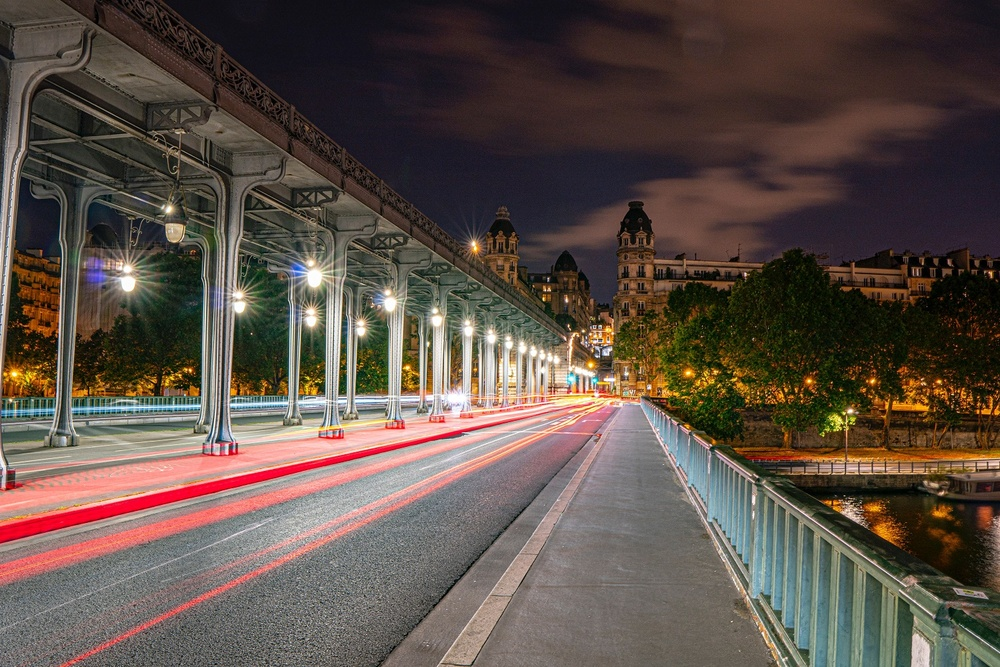
#> input picture Data/image.jpg, 1000 x 667 px, shrunk from 1500 x 1000 before the run
$ python PhotoShop_sepia.py
#> lines starting #> are read from the running program, lines starting #| are printed output that depends on the picture; after the words box and inside, x2 and y2 are one past the last pixel; in counts of white or black regions, pixels touching at a corner belong together
#> further down, img is the input picture: shape (667, 1000, 3); mean B, G, R 70.8, 79, 92.2
import cv2
import numpy as np
# https://github.com/spmallick/learnopencv/tree/master/
def sepia(img):
    res = img.copy()
    res = cv2.cvtColor(res, cv2.COLOR_BGR2RGB) # converting to RGB as sepia matrix is for RGB
    res = np.array(res, dtype=np.float64)
    res = cv2.transform(res, np.matrix([[0.393, 0.769, 0.189],
                                        [0.349, 0.686, 0.168],
                                        [0.272, 0.534, 0.131]]))
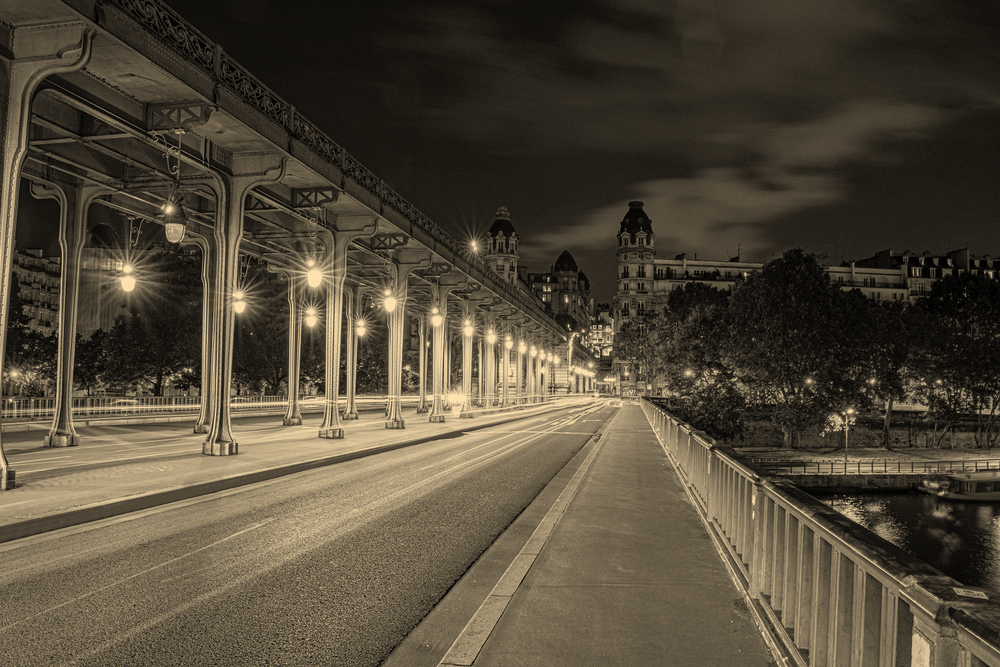
#> res: shape (667, 1000, 3) float64; mean R, G, B 110.3, 98.2, 76.5; drawn with min black and max white
    res[np.where(res > 255)] = 255 # clipping values greater than 255 to 255
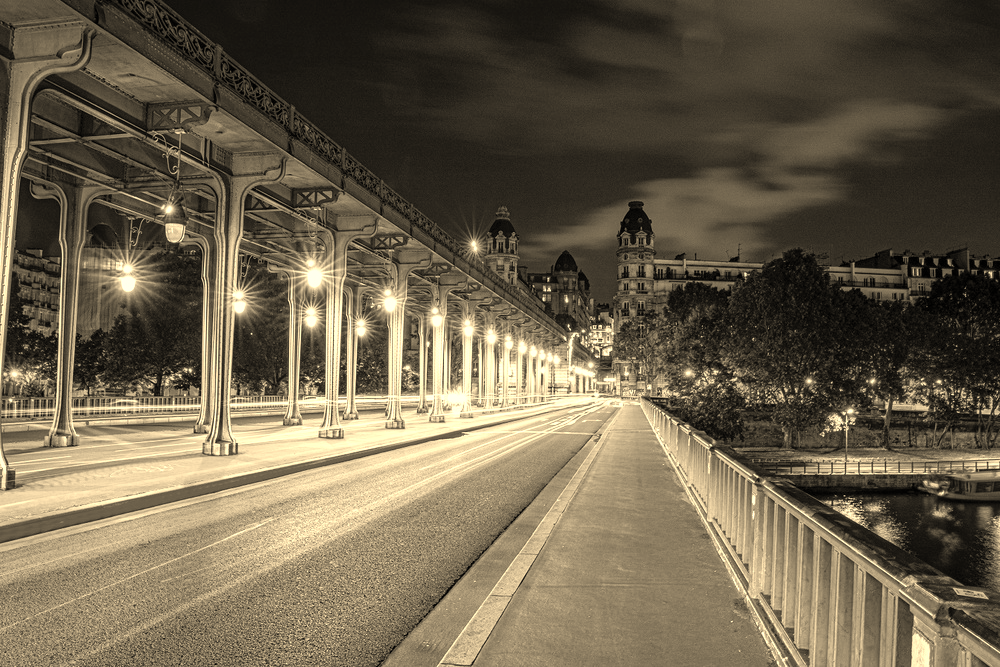
#> res: shape (667, 1000, 3) float64; mean R, G, B 108.9, 97.8, 76.5
    res = np.array(res, dtype=np.uint8)
    res = cv2.cvtColor(res, cv2.COLOR_RGB2BGR)
    cv2.imshow("original", img)
    cv2.imshow("Sepia", res)
    cv2.waitKey(0)
    cv2.destroyAllWindows()

if __name__ == "__main__":
    img = cv2.imread("../../Data/image.jpg")
    sepia(img)

$ run again, with Data/01.JPG copied over Data/image.jpg
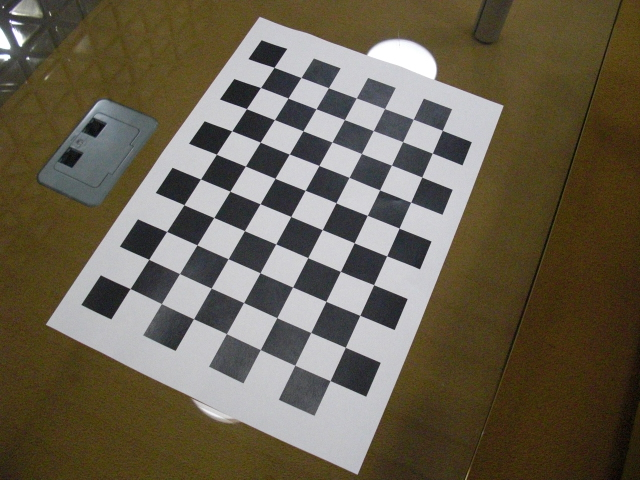
#> input picture Data/01.JPG, 640 x 480 px
#> img is the input picture: shape (480, 640, 3); mean B, G, R 79.4, 96.7, 105.1
#> in sepia, `res = cv2.transform(res, np.matrix([[0.393, 0.769, 0.189], [0.349, 0.6..`:
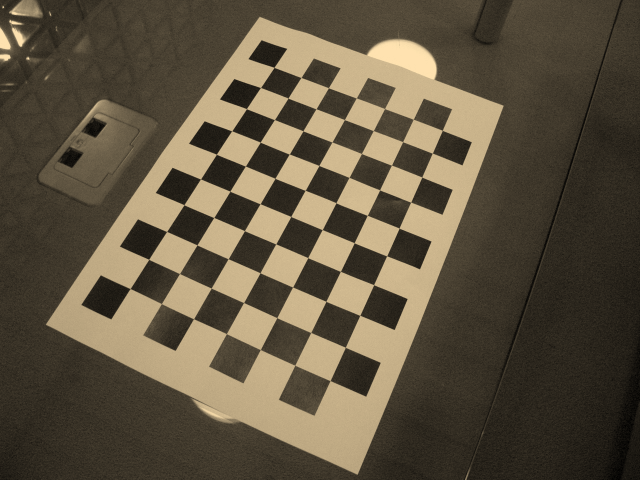
#> res: shape (480, 640, 3) float64; mean R, G, B 130.6, 116.3, 90.6; drawn with min black and max white
#> in sepia, `res[np.where(res > 255)] = 255`:
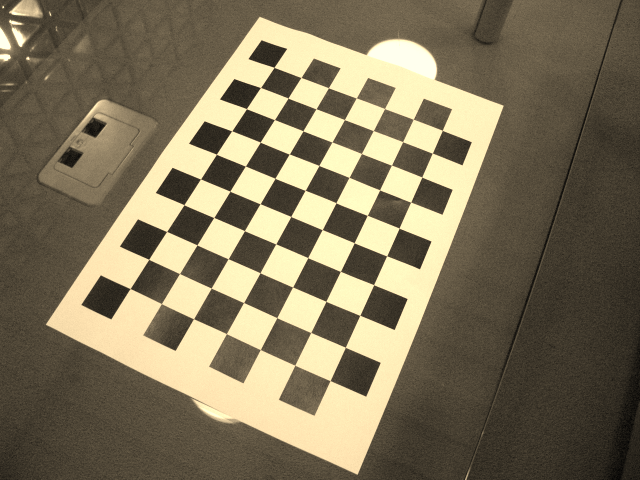
#> res: shape (480, 640, 3) float64; mean R, G, B 126.1, 116, 90.6

$ run again, with Data/GeneticDrawingExample.jpg copied over Data/image.jpg
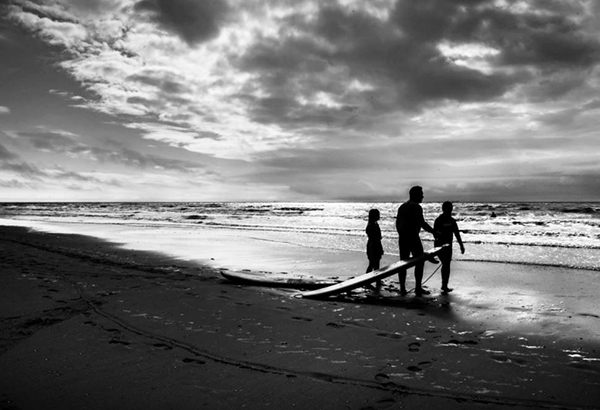
#> input picture Data/GeneticDrawingExample.jpg, 600 x 410 px
#> img is the input picture: shape (410, 600, 3); min 0, max 255, mean 116.6
#> in sepia, `res = cv2.transform(res, np.matrix([[0.393, 0.769, 0.189], [0.349, 0.6..`:
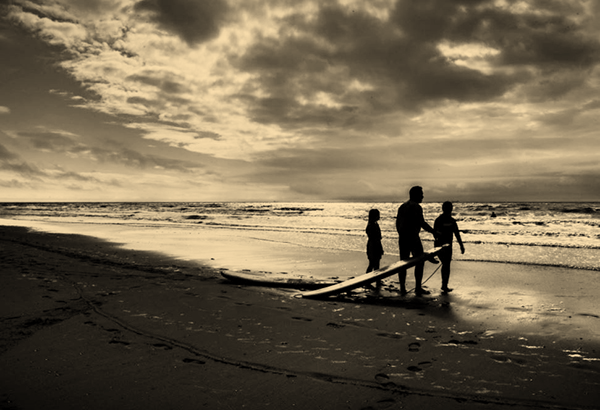
#> res: shape (410, 600, 3) float64; mean R, G, B 157.6, 140.3, 109.3; drawn with min black and max white
#> in sepia, `res[np.where(res > 255)] = 255`:
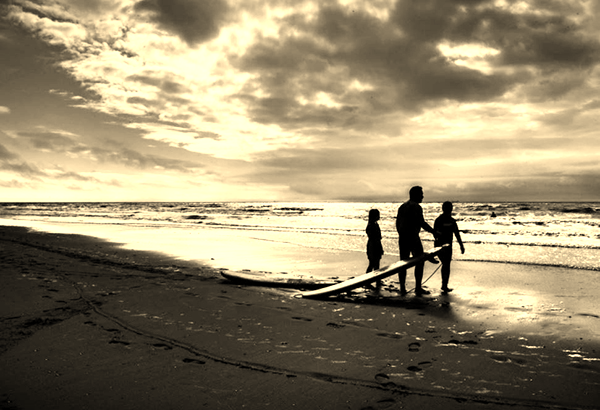
#> res: shape (410, 600, 3) float64; mean R, G, B 149.7, 138, 109.3
